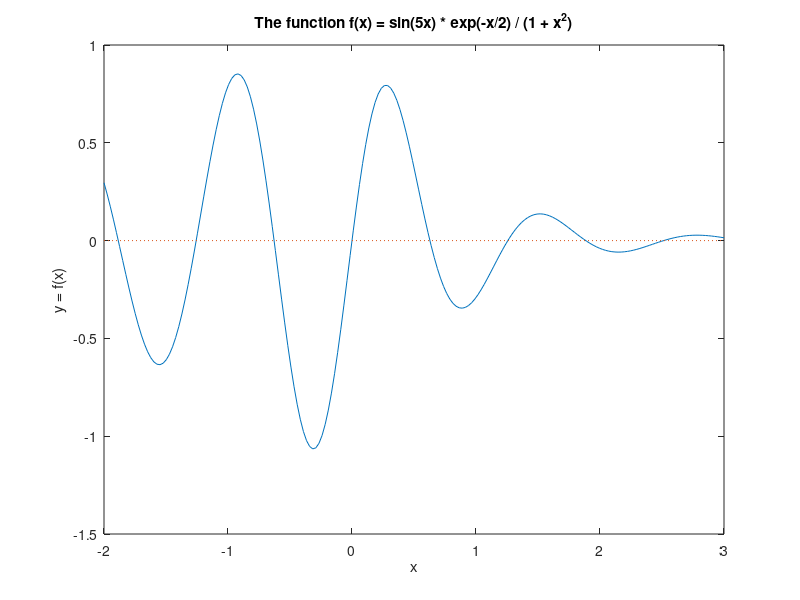

Reproduce this figure in MATLAB.
% Script Eg4_1
% Plots the function f(x) = sin(5x)*exp(-x/2)/(1 + x^2) across [-2,3].

L = -2;  % Left endpoint
R =  3;  % Right endpoint
N = 200; % Number of sample points
% Obtain the vector of x-values and f-values...
x = linspace(L,R,N);
y = sin(5*x) .* exp(-x/2) ./ (1 + x.^2);
% Plot and label...
plot(x,y,[L R],[0 0],':')
title('The function f(x) = sin(5x) * exp(-x/2) / (1 + x^2)')
ylabel('y = f(x)')
xlabel('x')